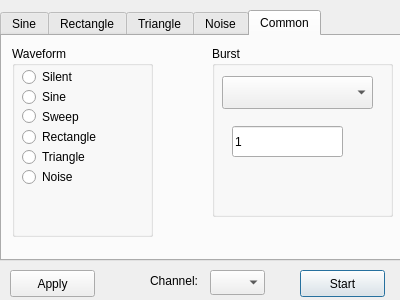
<?xml version="1.0" encoding="UTF-8"?>
<ui version="4.0">
 <class>FunctionGenerator</class>
 <widget class="QDialog" name="FunctionGenerator">
  <property name="geometry">
   <rect>
    <x>0</x>
    <y>0</y>
    <width>400</width>
    <height>300</height>
   </rect>
  </property>
  <property name="windowTitle">
   <string>Arbitrary Function Generator</string>
  </property>
  <property name="locale">
   <locale language="English" country="UnitedStates"/>
  </property>
  <widget class="QTabWidget" name="Tab">
   <property name="geometry">
    <rect>
     <x>0</x>
     <y>10</y>
     <width>401</width>
     <height>251</height>
    </rect>
   </property>
   <property name="tabShape">
    <enum>QTabWidget::Rounded</enum>
   </property>
   <property name="currentIndex">
    <number>4</number>
   </property>
   <widget class="QWidget" name="Sine">
    <property name="enabled">
     <bool>true</bool>
    </property>
    <attribute name="title">
     <string>Sine</string>
    </attribute>
    <widget class="QGroupEditWithUnit" name="groupFrequencySine">
     <property name="geometry">
      <rect>
       <x>20</x>
       <y>10</y>
       <width>271</width>
       <height>21</height>
      </rect>
     </property>
     <property name="title">
      <string>Frequency</string>
     </property>
     <widget class="QLineEdit" name="editFrequencySine">
      <property name="geometry">
       <rect>
        <x>130</x>
        <y>0</y>
        <width>91</width>
        <height>21</height>
       </rect>
      </property>
      <property name="text">
       <string>1000</string>
      </property>
     </widget>
     <widget class="QLabel" name="labelFrequencySine">
      <property name="geometry">
       <rect>
        <x>230</x>
        <y>0</y>
        <width>31</width>
        <height>21</height>
       </rect>
      </property>
      <property name="text">
       <string>Hz</string>
      </property>
     </widget>
    </widget>
    <widget class="QGroupEditWithUnit" name="groupStartPhaseSine">
     <property name="geometry">
      <rect>
       <x>20</x>
       <y>40</y>
       <width>271</width>
       <height>21</height>
      </rect>
     </property>
     <property name="title">
      <string>Start Phase</string>
     </property>
     <widget class="QLineEdit" name="editStartPhaseSine">
      <property name="geometry">
       <rect>
        <x>130</x>
        <y>0</y>
        <width>91</width>
        <height>21</height>
       </rect>
      </property>
      <property name="text">
       <string>0</string>
      </property>
     </widget>
     <widget class="QLabel" name="labelStartPhaseSine">
      <property name="geometry">
       <rect>
        <x>230</x>
        <y>0</y>
        <width>31</width>
        <height>21</height>
       </rect>
      </property>
      <property name="text">
       <string>deg</string>
      </property>
     </widget>
    </widget>
    <widget class="QGroupEditWithUnit" name="groupFrequencySine2">
     <property name="geometry">
      <rect>
       <x>20</x>
       <y>70</y>
       <width>271</width>
       <height>21</height>
      </rect>
     </property>
     <property name="title">
      <string>Frequency 2</string>
     </property>
     <widget class="QLineEdit" name="editFrequencySine2">
      <property name="geometry">
       <rect>
        <x>130</x>
        <y>0</y>
        <width>91</width>
        <height>21</height>
       </rect>
      </property>
      <property name="text">
       <string>1000</string>
      </property>
     </widget>
     <widget class="QLabel" name="labelFrequencySine2">
      <property name="geometry">
       <rect>
        <x>230</x>
        <y>0</y>
        <width>31</width>
        <height>21</height>
       </rect>
      </property>
      <property name="text">
       <string>Hz</string>
      </property>
     </widget>
    </widget>
    <widget class="QGroupEditWithUnit" name="groupSweepInterval">
     <property name="geometry">
      <rect>
       <x>20</x>
       <y>100</y>
       <width>271</width>
       <height>21</height>
      </rect>
     </property>
     <property name="title">
      <string>Interval</string>
     </property>
     <widget class="QLineEdit" name="editSweepInterval">
      <property name="geometry">
       <rect>
        <x>130</x>
        <y>0</y>
        <width>91</width>
        <height>21</height>
       </rect>
      </property>
      <property name="text">
       <string>1</string>
      </property>
     </widget>
     <widget class="QLabel" name="labelSweepIntervalUnit">
      <property name="geometry">
       <rect>
        <x>230</x>
        <y>0</y>
        <width>31</width>
        <height>17</height>
       </rect>
      </property>
      <property name="text">
       <string>s</string>
      </property>
     </widget>
    </widget>
    <widget class="QGroupEditWithUnit" name="groupAmplitudeSine">
     <property name="geometry">
      <rect>
       <x>20</x>
       <y>130</y>
       <width>271</width>
       <height>21</height>
      </rect>
     </property>
     <property name="title">
      <string>Amplitude</string>
     </property>
     <widget class="QLineEdit" name="editAmplitudeSine">
      <property name="geometry">
       <rect>
        <x>130</x>
        <y>0</y>
        <width>91</width>
        <height>21</height>
       </rect>
      </property>
      <property name="text">
       <string>1</string>
      </property>
     </widget>
     <widget class="QLabel" name="labelAmplitudeSine">
      <property name="geometry">
       <rect>
        <x>230</x>
        <y>0</y>
        <width>31</width>
        <height>21</height>
       </rect>
      </property>
      <property name="text">
       <string>.</string>
      </property>
     </widget>
    </widget>
    <widget class="QCheckBox" name="checkSineActive">
     <property name="geometry">
      <rect>
       <x>320</x>
       <y>10</y>
       <width>71</width>
       <height>22</height>
      </rect>
     </property>
     <property name="text">
      <string>Active</string>
     </property>
    </widget>
    <widget class="QCheckBox" name="checkSineSweepActive">
     <property name="geometry">
      <rect>
       <x>320</x>
       <y>70</y>
       <width>71</width>
       <height>22</height>
      </rect>
     </property>
     <property name="text">
      <string>Sweep</string>
     </property>
    </widget>
   </widget>
   <widget class="QWidget" name="Rectangle">
    <attribute name="title">
     <string>Rectangle</string>
    </attribute>
    <widget class="QGroupEditWithUnit" name="groupFrequencyRectangle">
     <property name="geometry">
      <rect>
       <x>20</x>
       <y>10</y>
       <width>271</width>
       <height>21</height>
      </rect>
     </property>
     <property name="title">
      <string>Frequency</string>
     </property>
     <widget class="QLineEdit" name="editFrequencyRectangle">
      <property name="geometry">
       <rect>
        <x>130</x>
        <y>0</y>
        <width>91</width>
        <height>21</height>
       </rect>
      </property>
      <property name="text">
       <string>1000</string>
      </property>
     </widget>
     <widget class="QLabel" name="labelFrequencyRectangle">
      <property name="geometry">
       <rect>
        <x>230</x>
        <y>0</y>
        <width>31</width>
        <height>21</height>
       </rect>
      </property>
      <property name="text">
       <string>Hz</string>
      </property>
     </widget>
    </widget>
    <widget class="QGroupEditWithUnit" name="groupPeriodRectangle">
     <property name="geometry">
      <rect>
       <x>20</x>
       <y>40</y>
       <width>271</width>
       <height>21</height>
      </rect>
     </property>
     <property name="title">
      <string>Period</string>
     </property>
     <widget class="QLineEdit" name="editPeriodRectangle">
      <property name="geometry">
       <rect>
        <x>130</x>
        <y>0</y>
        <width>91</width>
        <height>21</height>
       </rect>
      </property>
      <property name="text">
       <string>0.001</string>
      </property>
     </widget>
     <widget class="QLabel" name="labelPeriodRectangle">
      <property name="geometry">
       <rect>
        <x>230</x>
        <y>0</y>
        <width>31</width>
        <height>21</height>
       </rect>
      </property>
      <property name="text">
       <string>s</string>
      </property>
     </widget>
    </widget>
    <widget class="QGroupEditWithUnit" name="groupWidthPercentRectangle">
     <property name="geometry">
      <rect>
       <x>20</x>
       <y>70</y>
       <width>271</width>
       <height>21</height>
      </rect>
     </property>
     <property name="title">
      <string>Width</string>
     </property>
     <widget class="QLineEdit" name="editWidthPercentRectangle">
      <property name="geometry">
       <rect>
        <x>130</x>
        <y>0</y>
        <width>91</width>
        <height>21</height>
       </rect>
      </property>
      <property name="text">
       <string>1</string>
      </property>
     </widget>
     <widget class="QLabel" name="labelWidthPercentRectangle">
      <property name="geometry">
       <rect>
        <x>230</x>
        <y>0</y>
        <width>31</width>
        <height>21</height>
       </rect>
      </property>
      <property name="text">
       <string>.</string>
      </property>
     </widget>
    </widget>
    <widget class="QGroupEditWithUnit" name="groupHighLevelRectangle">
     <property name="geometry">
      <rect>
       <x>20</x>
       <y>100</y>
       <width>271</width>
       <height>21</height>
      </rect>
     </property>
     <property name="title">
      <string>High Level</string>
     </property>
     <widget class="QLineEdit" name="editHighLevelRectangle">
      <property name="geometry">
       <rect>
        <x>130</x>
        <y>0</y>
        <width>91</width>
        <height>21</height>
       </rect>
      </property>
      <property name="text">
       <string>1</string>
      </property>
     </widget>
     <widget class="QLabel" name="labelHighLevelRectangle">
      <property name="geometry">
       <rect>
        <x>230</x>
        <y>0</y>
        <width>31</width>
        <height>21</height>
       </rect>
      </property>
      <property name="text">
       <string>.</string>
      </property>
     </widget>
    </widget>
    <widget class="QGroupEditWithUnit" name="groupLowLevelRectangle">
     <property name="geometry">
      <rect>
       <x>20</x>
       <y>130</y>
       <width>271</width>
       <height>21</height>
      </rect>
     </property>
     <property name="title">
      <string>Low Level</string>
     </property>
     <widget class="QLineEdit" name="editLowLevelRectangle">
      <property name="geometry">
       <rect>
        <x>130</x>
        <y>0</y>
        <width>91</width>
        <height>21</height>
       </rect>
      </property>
      <property name="text">
       <string>-1</string>
      </property>
     </widget>
     <widget class="QLabel" name="labelLowLevelRectangle">
      <property name="geometry">
       <rect>
        <x>230</x>
        <y>0</y>
        <width>31</width>
        <height>21</height>
       </rect>
      </property>
      <property name="text">
       <string>.</string>
      </property>
     </widget>
    </widget>
    <widget class="QCheckBox" name="checkRectangleActive">
     <property name="geometry">
      <rect>
       <x>320</x>
       <y>10</y>
       <width>71</width>
       <height>22</height>
      </rect>
     </property>
     <property name="text">
      <string>Active</string>
     </property>
    </widget>
   </widget>
   <widget class="QWidget" name="Triangle">
    <attribute name="title">
     <string>Triangle</string>
    </attribute>
    <widget class="QGroupEditWithUnit" name="groupFrequencyTriangle">
     <property name="geometry">
      <rect>
       <x>20</x>
       <y>10</y>
       <width>271</width>
       <height>21</height>
      </rect>
     </property>
     <property name="title">
      <string>Frequency</string>
     </property>
     <widget class="QLineEdit" name="editFrequencyTriangle">
      <property name="geometry">
       <rect>
        <x>130</x>
        <y>0</y>
        <width>91</width>
        <height>21</height>
       </rect>
      </property>
      <property name="text">
       <string>1000</string>
      </property>
     </widget>
     <widget class="QLabel" name="labelFrequencyTriangle">
      <property name="geometry">
       <rect>
        <x>230</x>
        <y>0</y>
        <width>31</width>
        <height>21</height>
       </rect>
      </property>
      <property name="text">
       <string>Hz</string>
      </property>
     </widget>
    </widget>
    <widget class="QGroupEditWithUnit" name="groupWidthPercentTriangle">
     <property name="geometry">
      <rect>
       <x>20</x>
       <y>70</y>
       <width>271</width>
       <height>21</height>
      </rect>
     </property>
     <property name="title">
      <string>Width</string>
     </property>
     <widget class="QLineEdit" name="editWidthPercentTriangle">
      <property name="geometry">
       <rect>
        <x>130</x>
        <y>0</y>
        <width>91</width>
        <height>21</height>
       </rect>
      </property>
      <property name="text">
       <string>1</string>
      </property>
     </widget>
     <widget class="QLabel" name="labelWidthPercentTriangle">
      <property name="geometry">
       <rect>
        <x>230</x>
        <y>0</y>
        <width>31</width>
        <height>21</height>
       </rect>
      </property>
      <property name="text">
       <string>.</string>
      </property>
     </widget>
    </widget>
    <widget class="QGroupEditWithUnit" name="groupPeriodTriangle">
     <property name="geometry">
      <rect>
       <x>20</x>
       <y>40</y>
       <width>271</width>
       <height>21</height>
      </rect>
     </property>
     <property name="title">
      <string>Period</string>
     </property>
     <widget class="QLineEdit" name="editPeriodTriangle">
      <property name="geometry">
       <rect>
        <x>130</x>
        <y>0</y>
        <width>91</width>
        <height>21</height>
       </rect>
      </property>
      <property name="text">
       <string>0.001</string>
      </property>
     </widget>
     <widget class="QLabel" name="labelPeriodTriangle">
      <property name="geometry">
       <rect>
        <x>230</x>
        <y>0</y>
        <width>31</width>
        <height>21</height>
       </rect>
      </property>
      <property name="text">
       <string>s</string>
      </property>
     </widget>
    </widget>
    <widget class="QGroupEditWithUnit" name="groupLowLevelTriangle">
     <property name="geometry">
      <rect>
       <x>20</x>
       <y>130</y>
       <width>271</width>
       <height>21</height>
      </rect>
     </property>
     <property name="title">
      <string>Low Level</string>
     </property>
     <widget class="QLineEdit" name="editLowLevelTriangle">
      <property name="geometry">
       <rect>
        <x>130</x>
        <y>0</y>
        <width>91</width>
        <height>21</height>
       </rect>
      </property>
      <property name="text">
       <string>-1</string>
      </property>
     </widget>
     <widget class="QLabel" name="labelLowLevelTriangle">
      <property name="geometry">
       <rect>
        <x>230</x>
        <y>0</y>
        <width>31</width>
        <height>21</height>
       </rect>
      </property>
      <property name="text">
       <string>.</string>
      </property>
     </widget>
    </widget>
    <widget class="QGroupEditWithUnit" name="groupHighLevelTriangle">
     <property name="geometry">
      <rect>
       <x>20</x>
       <y>100</y>
       <width>271</width>
       <height>21</height>
      </rect>
     </property>
     <property name="title">
      <string>High Level</string>
     </property>
     <widget class="QLineEdit" name="editHighLevelTriangle">
      <property name="geometry">
       <rect>
        <x>130</x>
        <y>0</y>
        <width>91</width>
        <height>21</height>
       </rect>
      </property>
      <property name="text">
       <string>1</string>
      </property>
     </widget>
     <widget class="QLabel" name="labelHighLevelTriangle">
      <property name="geometry">
       <rect>
        <x>230</x>
        <y>0</y>
        <width>31</width>
        <height>21</height>
       </rect>
      </property>
      <property name="text">
       <string>.</string>
      </property>
     </widget>
    </widget>
    <widget class="QCheckBox" name="checkTriangleActive">
     <property name="geometry">
      <rect>
       <x>320</x>
       <y>10</y>
       <width>71</width>
       <height>22</height>
      </rect>
     </property>
     <property name="text">
      <string>Active</string>
     </property>
    </widget>
   </widget>
   <widget class="QWidget" name="Noise">
    <attribute name="title">
     <string>Noise</string>
    </attribute>
    <widget class="QGroupEditWithUnit" name="groupNoiseInterval">
     <property name="geometry">
      <rect>
       <x>20</x>
       <y>10</y>
       <width>271</width>
       <height>21</height>
      </rect>
     </property>
     <property name="title">
      <string>Interval Lenght</string>
     </property>
     <widget class="QLineEdit" name="editNoiseInterval">
      <property name="geometry">
       <rect>
        <x>130</x>
        <y>0</y>
        <width>91</width>
        <height>21</height>
       </rect>
      </property>
      <property name="text">
       <string>1</string>
      </property>
     </widget>
     <widget class="QLabel" name="labelNoiseIntervalUnit">
      <property name="geometry">
       <rect>
        <x>230</x>
        <y>0</y>
        <width>31</width>
        <height>17</height>
       </rect>
      </property>
      <property name="text">
       <string>s</string>
      </property>
     </widget>
    </widget>
    <widget class="QCheckBox" name="checkNoiseFitered">
     <property name="geometry">
      <rect>
       <x>20</x>
       <y>40</y>
       <width>90</width>
       <height>22</height>
      </rect>
     </property>
     <property name="text">
      <string>Filtered</string>
     </property>
    </widget>
    <widget class="QCheckBox" name="checkNoiseActive">
     <property name="geometry">
      <rect>
       <x>320</x>
       <y>10</y>
       <width>71</width>
       <height>22</height>
      </rect>
     </property>
     <property name="text">
      <string>Active</string>
     </property>
    </widget>
    <widget class="QGroupBox" name="groupHighPass">
     <property name="geometry">
      <rect>
       <x>200</x>
       <y>70</y>
       <width>181</width>
       <height>151</height>
      </rect>
     </property>
     <property name="title">
      <string>High Pass</string>
     </property>
     <property name="alignment">
      <set>Qt::AlignCenter</set>
     </property>
     <widget class="QGroupEditWithUnit" name="groupHighPassQ">
      <property name="geometry">
       <rect>
        <x>10</x>
        <y>90</y>
        <width>161</width>
        <height>21</height>
       </rect>
      </property>
      <property name="title">
       <string>Q Factor</string>
      </property>
      <widget class="QLineEdit" name="editHighPassQ">
       <property name="geometry">
        <rect>
         <x>60</x>
         <y>0</y>
         <width>61</width>
         <height>21</height>
        </rect>
       </property>
       <property name="text">
        <string>1</string>
       </property>
      </widget>
      <widget class="QLabel" name="labelHighPassQ">
       <property name="geometry">
        <rect>
         <x>140</x>
         <y>0</y>
         <width>16</width>
         <height>17</height>
        </rect>
       </property>
       <property name="text">
        <string>.</string>
       </property>
      </widget>
     </widget>
     <widget class="QGroupEditWithUnit" name="groupHighPassCutOff">
      <property name="geometry">
       <rect>
        <x>10</x>
        <y>120</y>
        <width>161</width>
        <height>21</height>
       </rect>
      </property>
      <property name="title">
       <string>Cutoff</string>
      </property>
      <widget class="QLineEdit" name="editHighPassCutOff">
       <property name="geometry">
        <rect>
         <x>60</x>
         <y>0</y>
         <width>61</width>
         <height>21</height>
        </rect>
       </property>
       <property name="text">
        <string>1</string>
       </property>
      </widget>
      <widget class="QLabel" name="labelHighPassCutOff">
       <property name="geometry">
        <rect>
         <x>140</x>
         <y>0</y>
         <width>16</width>
         <height>17</height>
        </rect>
       </property>
       <property name="text">
        <string>Hz</string>
       </property>
      </widget>
     </widget>
     <widget class="QComboBox" name="comboHighPassType">
      <property name="geometry">
       <rect>
        <x>60</x>
        <y>28</y>
        <width>120</width>
        <height>25</height>
       </rect>
      </property>
     </widget>
     <widget class="QLabel" name="labelHighPassType">
      <property name="geometry">
       <rect>
        <x>10</x>
        <y>30</y>
        <width>57</width>
        <height>17</height>
       </rect>
      </property>
      <property name="font">
       <font>
        <weight>75</weight>
        <bold>true</bold>
       </font>
      </property>
      <property name="text">
       <string>Type</string>
      </property>
     </widget>
     <widget class="QLabel" name="labelHighPassOrder">
      <property name="geometry">
       <rect>
        <x>10</x>
        <y>60</y>
        <width>57</width>
        <height>17</height>
       </rect>
      </property>
      <property name="font">
       <font>
        <weight>75</weight>
        <bold>true</bold>
       </font>
      </property>
      <property name="text">
       <string>Order</string>
      </property>
     </widget>
     <widget class="QComboBox" name="comboHighPassOrder">
      <property name="geometry">
       <rect>
        <x>60</x>
        <y>58</y>
        <width>120</width>
        <height>25</height>
       </rect>
      </property>
     </widget>
    </widget>
    <widget class="QGroupBox" name="groupLowPass">
     <property name="geometry">
      <rect>
       <x>10</x>
       <y>70</y>
       <width>181</width>
       <height>151</height>
      </rect>
     </property>
     <property name="title">
      <string>Low Pass</string>
     </property>
     <property name="alignment">
      <set>Qt::AlignCenter</set>
     </property>
     <widget class="QGroupEditWithUnit" name="groupLowPassQ">
      <property name="geometry">
       <rect>
        <x>10</x>
        <y>90</y>
        <width>161</width>
        <height>21</height>
       </rect>
      </property>
      <property name="title">
       <string>Q Factor</string>
      </property>
      <widget class="QLineEdit" name="editLowPassQ">
       <property name="geometry">
        <rect>
         <x>60</x>
         <y>0</y>
         <width>61</width>
         <height>21</height>
        </rect>
       </property>
       <property name="text">
        <string>1</string>
       </property>
      </widget>
      <widget class="QLabel" name="labelLowPassQ">
       <property name="geometry">
        <rect>
         <x>140</x>
         <y>0</y>
         <width>16</width>
         <height>17</height>
        </rect>
       </property>
       <property name="text">
        <string>.</string>
       </property>
      </widget>
     </widget>
     <widget class="QGroupEditWithUnit" name="groupLowPassCutOff">
      <property name="geometry">
       <rect>
        <x>10</x>
        <y>120</y>
        <width>161</width>
        <height>21</height>
       </rect>
      </property>
      <property name="title">
       <string>Cutoff</string>
      </property>
      <widget class="QLineEdit" name="editLowPassCutOff">
       <property name="geometry">
        <rect>
         <x>60</x>
         <y>0</y>
         <width>61</width>
         <height>21</height>
        </rect>
       </property>
       <property name="text">
        <string>1</string>
       </property>
      </widget>
      <widget class="QLabel" name="labelHighLowCutOff">
       <property name="geometry">
        <rect>
         <x>140</x>
         <y>0</y>
         <width>16</width>
         <height>17</height>
        </rect>
       </property>
       <property name="text">
        <string>Hz</string>
       </property>
      </widget>
     </widget>
     <widget class="QComboBox" name="comboLowPassType">
      <property name="geometry">
       <rect>
        <x>60</x>
        <y>28</y>
        <width>120</width>
        <height>25</height>
       </rect>
      </property>
     </widget>
     <widget class="QLabel" name="labelLowPassType">
      <property name="geometry">
       <rect>
        <x>10</x>
        <y>30</y>
        <width>57</width>
        <height>17</height>
       </rect>
      </property>
      <property name="font">
       <font>
        <weight>75</weight>
        <bold>true</bold>
       </font>
      </property>
      <property name="text">
       <string>Type</string>
      </property>
     </widget>
     <widget class="QLabel" name="labelLowPassOrder">
      <property name="geometry">
       <rect>
        <x>10</x>
        <y>60</y>
        <width>57</width>
        <height>17</height>
       </rect>
      </property>
      <property name="font">
       <font>
        <weight>75</weight>
        <bold>true</bold>
       </font>
      </property>
      <property name="text">
       <string>Order</string>
      </property>
     </widget>
     <widget class="QComboBox" name="comboLowPassOrder">
      <property name="geometry">
       <rect>
        <x>60</x>
        <y>58</y>
        <width>120</width>
        <height>25</height>
       </rect>
      </property>
     </widget>
    </widget>
    <widget class="QCheckBox" name="checkPinkNoise">
     <property name="geometry">
      <rect>
       <x>140</x>
       <y>40</y>
       <width>90</width>
       <height>22</height>
      </rect>
     </property>
     <property name="text">
      <string>Pink Noise</string>
     </property>
    </widget>
   </widget>
   <widget class="QWidget" name="Common">
    <attribute name="title">
     <string>Common</string>
    </attribute>
    <widget class="QGroupEditWithUnit" name="groupBurst">
     <property name="geometry">
      <rect>
       <x>210</x>
       <y>10</y>
       <width>181</width>
       <height>171</height>
      </rect>
     </property>
     <property name="title">
      <string>Burst</string>
     </property>
     <widget class="QLineEdit" name="editBurstLength">
      <property name="geometry">
       <rect>
        <x>20</x>
        <y>80</y>
        <width>111</width>
        <height>31</height>
       </rect>
      </property>
      <property name="text">
       <string>1</string>
      </property>
     </widget>
     <widget class="QComboBox" name="comboBurstLengthType">
      <property name="geometry">
       <rect>
        <x>10</x>
        <y>30</y>
        <width>151</width>
        <height>33</height>
       </rect>
      </property>
     </widget>
     <widget class="QLabel" name="labelBurstLengthUnit">
      <property name="geometry">
       <rect>
        <x>140</x>
        <y>86</y>
        <width>31</width>
        <height>20</height>
       </rect>
      </property>
      <property name="text">
       <string/>
      </property>
     </widget>
    </widget>
    <widget class="QRadioButtonGroup" name="groupWaveform">
     <property name="geometry">
      <rect>
       <x>10</x>
       <y>10</y>
       <width>141</width>
       <height>191</height>
      </rect>
     </property>
     <property name="title">
      <string>Waveform</string>
     </property>
     <widget class="QRadioButton" name="rd0Silent">
      <property name="geometry">
       <rect>
        <x>10</x>
        <y>20</y>
        <width>104</width>
        <height>22</height>
       </rect>
      </property>
      <property name="text">
       <string>Silent</string>
      </property>
     </widget>
     <widget class="QRadioButton" name="rd1Sine">
      <property name="geometry">
       <rect>
        <x>10</x>
        <y>40</y>
        <width>104</width>
        <height>22</height>
       </rect>
      </property>
      <property name="text">
       <string>Sine</string>
      </property>
     </widget>
     <widget class="QRadioButton" name="rd2Sweep">
      <property name="geometry">
       <rect>
        <x>10</x>
        <y>60</y>
        <width>104</width>
        <height>21</height>
       </rect>
      </property>
      <property name="text">
       <string>Sweep</string>
      </property>
     </widget>
     <widget class="QRadioButton" name="rd3Square">
      <property name="geometry">
       <rect>
        <x>10</x>
        <y>80</y>
        <width>101</width>
        <height>22</height>
       </rect>
      </property>
      <property name="text">
       <string>Rectangle</string>
      </property>
     </widget>
     <widget class="QRadioButton" name="rd4Triangle">
      <property name="geometry">
       <rect>
        <x>10</x>
        <y>100</y>
        <width>104</width>
        <height>22</height>
       </rect>
      </property>
      <property name="text">
       <string>Triangle</string>
      </property>
     </widget>
     <widget class="QRadioButton" name="rd5WhiteNoise">
      <property name="geometry">
       <rect>
        <x>10</x>
        <y>120</y>
        <width>104</width>
        <height>22</height>
       </rect>
      </property>
      <property name="text">
       <string>Noise</string>
      </property>
     </widget>
    </widget>
   </widget>
  </widget>
  <widget class="QPushButton" name="btnStartAudio">
   <property name="geometry">
    <rect>
     <x>300</x>
     <y>270</y>
     <width>85</width>
     <height>27</height>
    </rect>
   </property>
   <property name="text">
    <string>Start</string>
   </property>
   <property name="checkable">
    <bool>true</bool>
   </property>
   <property name="checked">
    <bool>false</bool>
   </property>
  </widget>
  <widget class="QPushButton" name="btnApply">
   <property name="geometry">
    <rect>
     <x>10</x>
     <y>270</y>
     <width>85</width>
     <height>27</height>
    </rect>
   </property>
   <property name="text">
    <string>Apply</string>
   </property>
  </widget>
  <widget class="QComboBox" name="comboChannel">
   <property name="geometry">
    <rect>
     <x>210</x>
     <y>270</y>
     <width>55</width>
     <height>25</height>
    </rect>
   </property>
  </widget>
  <widget class="QLabel" name="label">
   <property name="geometry">
    <rect>
     <x>150</x>
     <y>273</y>
     <width>47</width>
     <height>16</height>
    </rect>
   </property>
   <property name="text">
    <string>Channel:</string>
   </property>
  </widget>
 </widget>
 <customwidgets>
  <customwidget>
   <class>QGroupEditWithUnit</class>
   <extends>QGroupBox</extends>
   <header location="global">qgroupeditwithunit.h</header>
   <container>1</container>
  </customwidget>
  <customwidget>
   <class>QRadioButtonGroup</class>
   <extends>QGroupBox</extends>
   <header location="global">qradiobuttongroup.h</header>
   <container>1</container>
  </customwidget>
 </customwidgets>
 <resources/>
 <connections/>
</ui>
